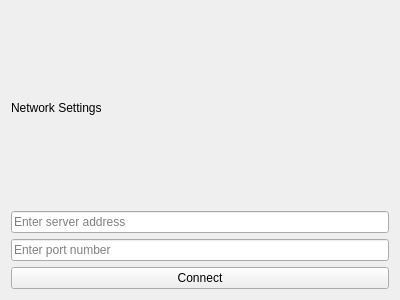
<?xml version="1.0" encoding="UTF-8"?>
<ui version="4.0">
 <class>NetworkForm</class>
 <widget class="QWidget" name="NetworkForm">
  <property name="geometry">
   <rect>
    <x>0</x>
    <y>0</y>
    <width>400</width>
    <height>300</height>
   </rect>
  </property>
  <property name="windowTitle">
   <string>Network Settings</string>
  </property>
  <layout class="QVBoxLayout" name="verticalLayout">
   <item>
    <widget class="QLabel" name="label">
     <property name="text">
      <string>Network Settings</string>
     </property>
    </widget>
   </item>
   <item>
    <widget class="QLineEdit" name="addressField">
     <property name="placeholderText">
      <string>Enter server address</string>
     </property>
    </widget>
   </item>
   <item>
    <widget class="QLineEdit" name="portField">
     <property name="placeholderText">
      <string>Enter port number</string>
     </property>
    </widget>
   </item>
   <item>
    <widget class="QPushButton" name="connectButton">
     <property name="text">
      <string>Connect</string>
     </property>
    </widget>
   </item>
  </layout>
 </widget>
 <resources/>
 <connections/>
</ui>
